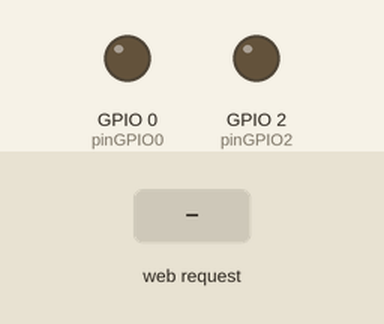
Recording of a sketch running on a simulated ESP8266 (NodeMCU). On the bench: output pins drawn as LEDs (lit = HIGH). The inputs (shaded band) are chosen by the test bench. WiFi joins after 1.5 s; servers stay silent unless stated; what the sketch prints to the serial monitor is not drawn.

Above: at 2.7 s.
2.8 s: HTTP request GET /ONR received
At 4.0 s:
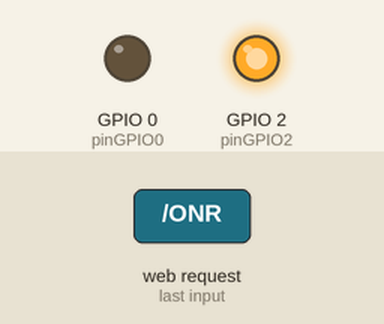
4.3 s: HTTP request GET /ONL received
At 5.1 s:
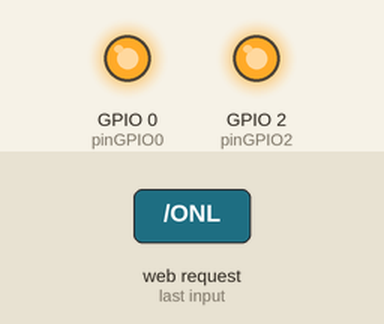
5.8 s: HTTP request GET /OFFR received
At 6.2 s:
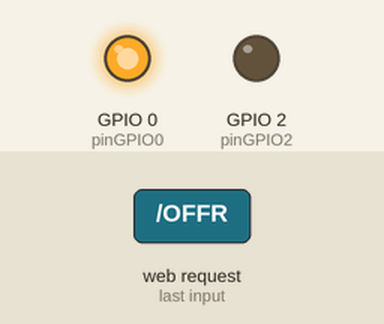
Timing chart, 0 to 8.8 s (numbered marks = the images above; inputs shaded):
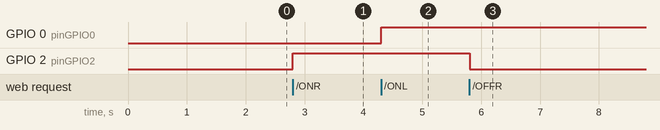

Measured:
- after the input at 2.8 s, GPIO 2 (pinGPIO2): LOW → HIGH at once
- after the input at 4.3 s, GPIO 0 (pinGPIO0): LOW → HIGH at once
- after the input at 5.8 s, GPIO 2 (pinGPIO2): HIGH → LOW at once

The sketch:

ESP8266LED_Pass.ino
```cpp
/*This code was created by H.I Electronic Tech channel
 * I hope this code helps you in your projects
 * if you want to support me, you could put a Like Share and subscribe to my channel
 * here the youtube video if you have any question put it in the comments
 *https://youtu.be/na-jyyerjHM
*/
#include <ESP8266WiFi.h>//be sure this line changes to the red when you select the ESP board

const char* SSID = "Edina_lak";       //your WiFi name
const char* password = "Edina.Edina";//your WiFi password

// Setup GPIO2
int pinGPIO2 = 2; //To control Relay
int pinGPIO0 = 0; //To control LED
int LStatus = 0; //0=off,1=on,
int RStatus = 0; //0=off,1=on,

// Create the ESP Web Server on port 80
WiFiServer WebServer(80);

// Web Client
WiFiClient client;

void setup() {
  Serial.begin(115200);
  delay(10);

  // Setup the GPIO2 LED Pin
  pinMode(pinGPIO2, OUTPUT);
  digitalWrite(pinGPIO2, LOW);
  // Setup the GPIO0 Relay Pin
  pinMode(pinGPIO0, OUTPUT);
  digitalWrite(pinGPIO2, LOW);

  // Connect to WiFi network
  Serial.println();
  WiFi.disconnect();//disconnect from any wifi network
  WiFi.mode(WIFI_STA);
  Serial.print("Connecting to ");
  Serial.println(SSID);
  WiFi.begin(SSID, password);//connect to the wifi

  while (WiFi.status() != WL_CONNECTED) {//while the esp8266 trying to connect with WiFi print dot(..)
    delay(500);
    Serial.print(".");
  }

  Serial.println("");
  Serial.println("Connected to WiFi");

  // Start the Web Server
  WebServer.begin();
  Serial.println("Web Server started");

  // Print the IP address
  Serial.print("You can connect to the ESP8266 at this URL: ");
  Serial.print("http://");
  Serial.print(WiFi.localIP());
  Serial.println("/");
}

void loop() {
  //if the WiFi restart or abruptly turned off the esp will reconnect with it.
  if(WiFi.status() != WL_CONNECTED){
    WiFi.disconnect();
    WiFi.mode(WIFI_STA);
    Serial.print("Reconnecting to ");
    Serial.println(SSID);
    WiFi.begin(SSID, password);

  while (WiFi.status() != WL_CONNECTED) {
    delay(500);
    Serial.print(".");
  }
    Serial.println("");
    Serial.println("Connected");
  }

  // Check if a user has connected
  client = WebServer.available();
  if (!client) {
    return;     //restart loop
  }

  // Wait until the user sends some data
  Serial.println("New User");
  while (!client.available()) {
    delay(1);
  }

  // Read the first line of the request
  String request = client.readStringUntil('\r\n');
  Serial.println(request);
  client.flush();

  // Process the request:
  if (request.indexOf("/ONR") != -1) {
    digitalWrite(pinGPIO2, HIGH);
    RStatus = 1;
  }
  if (request.indexOf("/OFFR") != -1) {
    digitalWrite(pinGPIO2, LOW);
    RStatus = 0;
  }
  if (request.indexOf("/ONL") != -1) {
    digitalWrite(pinGPIO0, HIGH);
    LStatus = 1;
  }
  if (request.indexOf("/OFFL") != -1) {
    digitalWrite(pinGPIO0, LOW);
    LStatus = 0;
  }

  // Return the response
  client.println("HTTP/1.1 200 OK");
  client.println("Content-Type: text/html; charset=UTF-8");
  client.println("");
  client.println("<!DOCTYPE HTML>");
  client.println("<html>");
  client.println("<head>");
  client.println("<title>ESP8266 controller</title><style type=\"text/css\">body{background-color: gray;}.button {background: rgba(225,225,222,1);");
  client.println("font-size:23px;border-radius:15px;}.button:hover{box-shadow:0px 0px 8px 2px #333;cursor:pointer}; a {text-decoration: none;} ");
  client.println("</style>");
  client.println("</head>");
  client.println("<body>");
  client.println("</br></br><center><h1 style=\"text-align: center;\">Esp8266 WiFi controller</h1>");
  client.println("<a href=\"/\">Refresh Status</a>");
  //check the Relay status
  if (RStatus == 0) {
    client.print("<h1>Relay is Off</h1></br>");
    client.println("<h2>Turn the Relay</h2><a href=\"/ONR\"><button class=\"button\">ON</button></a></br>");
  }
  else if (RStatus == 1) {
    client.print("<h1>Relay is On</h1></br>");
    client.println("<h2>Turn the Relay</h2><a href=\"/OFFR\"><button class=\"button\">OFF</button></a></br>");
  }
  //check the LED status
  if (LStatus == 0) {
    client.print("<h1>LED is Off</h1></br>");
    client.println("<h2>Turn the LED</h2><a href=\"/ONL\"><button class=\"button\">ON</button></a></br>");
  }
  else if (LStatus == 1) {
    client.print("<h1>LED is On</h1></br>");
    client.println("<h2>Turn the LED</h2><a href=\"/OFFL\"><button class=\"button\">OFF</button></a></br>");
  }
  client.println("</center></br>");
  client.println("</body>");
  client.println("</html>");

  delay(1);
  Serial.println("User disconnected");
  Serial.println("");

}
```
